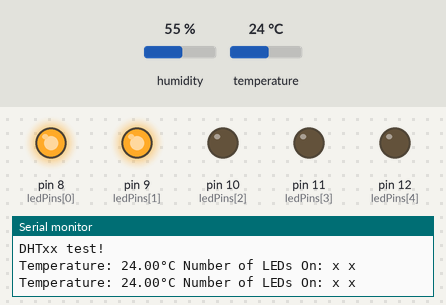
Simulated run of this sketch. Board: Arduino Uno, built with avr-gcc and run on an emulated ATmega328P. On the bench: output pins drawn as LEDs (lit = HIGH), the last lines printed to the serial monitor. Inputs (shaded band) come from the test bench; at power-on: temperature 24 °C, humidity 55 %.

Above: at 4.8 s.
4.9 s: temperature set to 21 °C
7.9 s: temperature set to 18 °C
At 8.8 s:
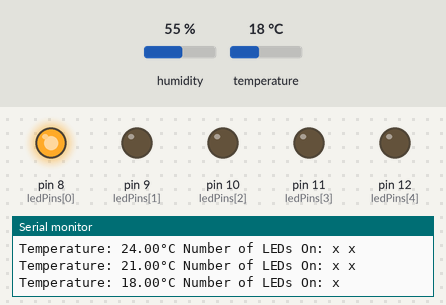
10.9 s: temperature set to 41 °C
At 12.4 s:
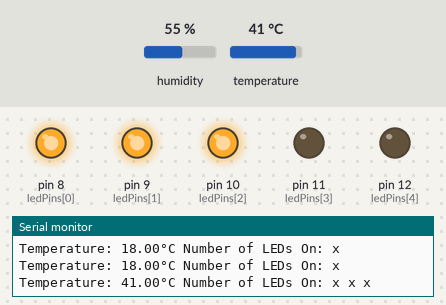
13.9 s: temperature set to 38 °C
At 14.8 s:
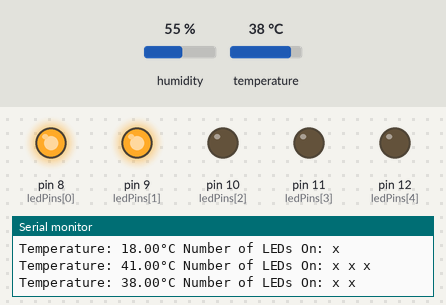
16.9 s: temperature set to 12 °C
At 18.5 s:
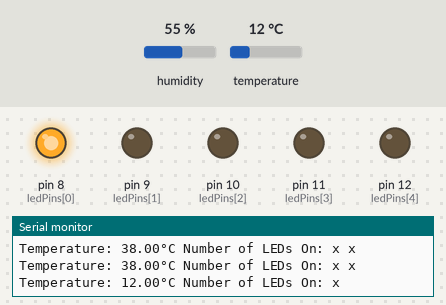
Timing chart, 0 to 20.0 s (numbered marks = the images above; inputs shaded):
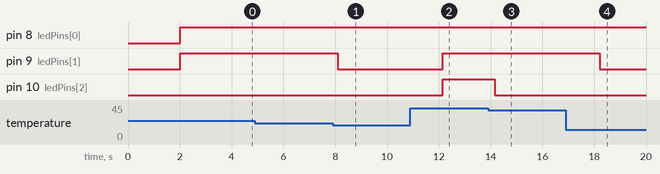

The sketch:

Exercise2.ino
```cpp
//Names: Ali Mousa Baqer Al-Muslim, Mehmet Asim Altinisik, Zepei Zhao
//Group number: 27
//Submssion code: 495RT6
#include "DHT.h"

#define DHTPIN 2     // Digital pin connected to the DHT sensor

#define DHTTYPE DHT11
//make a dht object and give it the pin
DHT dht(DHTPIN, DHTTYPE);
//define led pins

//led array to loop over and turn on
const int ledPins[] = { 8, 9, 10, 11, 12 };
// threshold array to check temperature
const int threshold[] = { 0, 20, 40, 60, 80 };

void setup() {
  //set each led to
  for(int i=0; i<5; i++){ //Loop through each LED pin in the array and set to OUTPUT mode
    pinMode(ledPins[i], OUTPUT);
  }
  //begin the serial monitor
  Serial.begin(9600);
  Serial.println(F("DHTxx test!"));
  //start the library to read temps
  dht.begin();
}

void loop() {
  // Wait a few seconds between measurements.
  delay(2000);

  // Reading temperature or humidity takes about 250 milliseconds!
  // Sensor readings may also be up to 2 seconds 'old' (its a very slow sensor)
  float t = dht.readTemperature();
  // Check if any reads failed and exit early (to try again).
  if (isnan(t)) {
    Serial.println(F("Failed to read from DHT sensor!"));
    return;
  }
  // print data
  Serial.print("Temperature: ");
  Serial.print(t);
  Serial.print("°C ");
  Serial.print("Number of LEDs On:");
  //artifically increase temp to see if leds would light up
  //t += 60;

  //loop over threshold array
  for (int i = 0; i < 5; i++) {
        //if the current temperature is bigger than the threshold
        if (t >= threshold[i]) {
            //light up the ith led that the tempetaure is above regarding the threshold
            digitalWrite(ledPins[i], HIGH);
            Serial.print(" x");
        } else {
          // otherwise make it low if its less than the threshold
            digitalWrite(ledPins[i], LOW);
        }
    }
   Serial.print('\n');
}
```

Measured:
- the behaviour switches between 20 and 19 °C on temperature (found by bisection; images 0 and 1)
- the behaviour switches between 40 and 39 °C on temperature (found by bisection; images 2 and 3)
- after the input at 7.9 s, pin 9 (ledPins[1]): HIGH → LOW after 0.20 s
- after the input at 10.9 s, pin 9 (ledPins[1]), pin 10 (ledPins[2]): LOW → HIGH after 1.2 s
- after the input at 13.9 s, pin 10 (ledPins[2]): HIGH → LOW after 0.27 s
- after the input at 16.9 s, pin 9 (ledPins[1]): HIGH → LOW after 1.3 s
